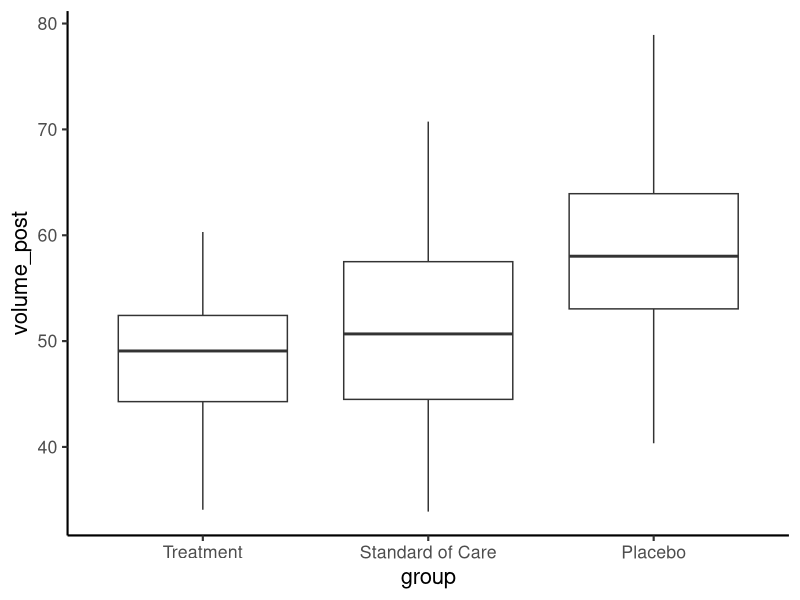
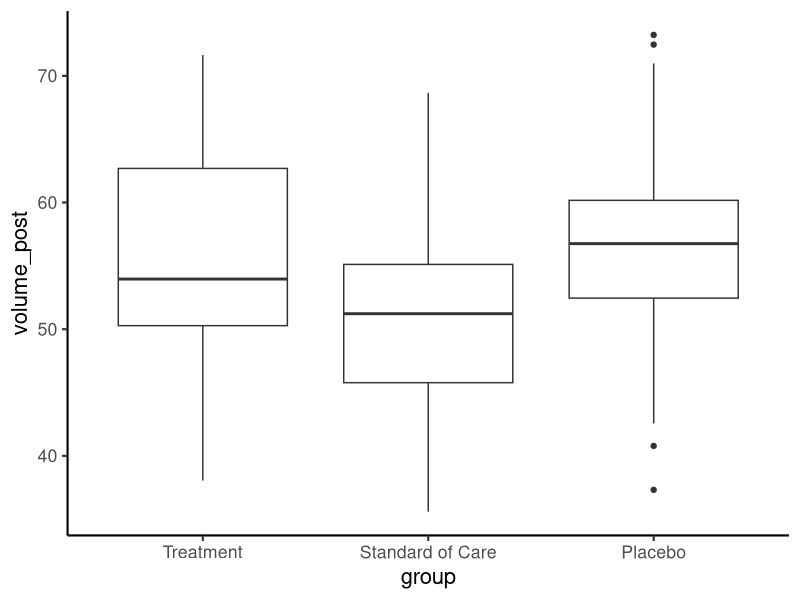

These charts were generated, in order, by the following R code: (Note: a time limit stopped this script after it produced the figures.)
## ---- chunk 1
knitr::opts_chunk$set(echo = TRUE)
## ---- chunk 2
suppressMessages(library(tidyverse))
library(broom)
## ---- chunk 3
simulate_data <- function(baseline_mean=45,
                          baseline_std=5,
                          untreated_mean=11.5,
                          untreated_std=6,
                          soc_mean=7.5,
                          soc_std=6,
                          treatment_mean=0,
                          treatment_std=6,
                          noise_std=1,
                          n_per_group=50) {
    volume_pre <- rnorm(n_per_group * 3, baseline_mean, baseline_std)
    change_untreated <- rnorm(n_per_group, untreated_mean, untreated_std)
    change_soc <- rnorm(n_per_group, soc_mean, soc_std)
    change_treatment <- rnorm(n_per_group, treatment_mean, treatment_std)
    group <- c(
        rep("Placebo", n_per_group),
        rep("Standard of Care", n_per_group),
        rep("Treatment", n_per_group)
    )
    volume_post <- volume_pre +
        ifelse(group == "Placebo", change_untreated, 0) +
        ifelse(group == "Standard of Care", change_soc, 0) +
        ifelse(group == "Treatment", change_treatment, 0) +
        rnorm(n_per_group * 3, 0, noise_std)
    improvement <- ifelse((volume_post - volume_pre) < 5, 1, 0)
    return(data.frame(group = factor(group, levels = c("Treatment",
                                                       "Standard of Care",
                                                       "Placebo")), 
                      volume_pre,
                      volume_post,
                      improvement))
}
## ---- chunk 4
simulate_data(treatment_mean = 2) %>%
    ggplot(aes(x = group, y = volume_post)) +
        geom_boxplot() +
        theme_classic(16)
## ---- chunk 5
simulate_data(treatment_mean = 10) %>%
    ggplot(aes(x = group, y = volume_post)) +
        geom_boxplot() +
        theme_classic(16)
## ---- chunk 6
get_min_sample_sizes <- function(model,
                                 treatment_means,
                                 sample_sizes, 
                                 group_idx, 
                                 nsims = 100) {
    # note: the treatment effect below is the increase in volume after treatment, i.e. smaller is better
    results <- data.frame(treatment_effect = treatment_means, 
                          min_sample_size = vector(length = length(treatment_means)))

    for (i in 1:length(treatment_means)) {
        rejections_per_sample_size <- vector(length = length(sample_sizes))
        for (j in 1:length(sample_sizes)) {
            rejections <- 0
            for (k in 1:nsims) {
                sim_data <- simulate_data(treatment_mean = treatment_means[i],
                                          n_per_group = sample_sizes[j])
                coefs <- model(sim_data)
                # use alpha = .05
                rejections <- rejections + (coefs$p.value[group_idx] < .05)
            }
            rejections_per_sample_size[j] <- rejections / nsims
        }
        # assume we want 80% power
        results[i, 2] <- sample_sizes[which(rejections_per_sample_size >= .8)[1]]
    }
    return(results)
}
## ---- chunk 7
plot_sample_sizes <- function(min_sample_sizes, no_effect_value, title) {
    # Helper function to create nice looking treatment effect vs sample size plots
    return(
        ggplot(min_sample_sizes, aes(x = treatment_effect, y = min_sample_size)) +
            geom_line() +
            geom_point() +
            geom_vline(xintercept = no_effect_value, 
                       linetype = "dashed",
                       colour = "grey") +
            annotate("text", 
                     x = no_effect_value - .7,
                     y = max(min_sample_sizes$min_sample_size, na.rm = TRUE) / 2,
                     label = "No effect",
                     angle = 90) +
            xlab(expression("Treatment effect" ~ (mm^3))) +
            ylab("Minimum sample size for 80% power") +
            ggtitle(title) +
            theme_classic(16) +
            theme(plot.title = element_text(hjust=1)))
}
## ---- chunk 8
treatment_means_standard <- seq(0, 7.5, by = .5)
treatment_means_placebo <- seq(0, 11.5, by = .5)
sample_sizes <- seq(10, 200, by = 5)

model <- function(data) tidy(lm((volume_post - volume_pre) ~ group, data))

results_standard <- get_min_sample_sizes(model, treatment_means_standard, sample_sizes, 2)
results_placebo <- get_min_sample_sizes(model, treatment_means_placebo, sample_sizes, 3)

plot_sample_sizes(results_standard, 7.5, "Minimum sample size needed for 80% power vs standard")
plot_sample_sizes(results_placebo, 11.5, "Minimum sample size needed for 80% power vs placebo")
## ---- chunk 9
model <- function(data) tidy(glm(improvement ~ group, data, family = binomial(link = "logit")))

results_standard <- get_min_sample_sizes(model, treatment_means_standard, sample_sizes, 2)
results_placebo <- get_min_sample_sizes(model, treatment_means_placebo, sample_sizes, 3)

plot_sample_sizes(results_standard, 7.5, "Minimum sample size needed for 80% power vs standard")
plot_sample_sizes(results_placebo, 11.5, "Minimum sample size needed for 80% power vs placebo")
